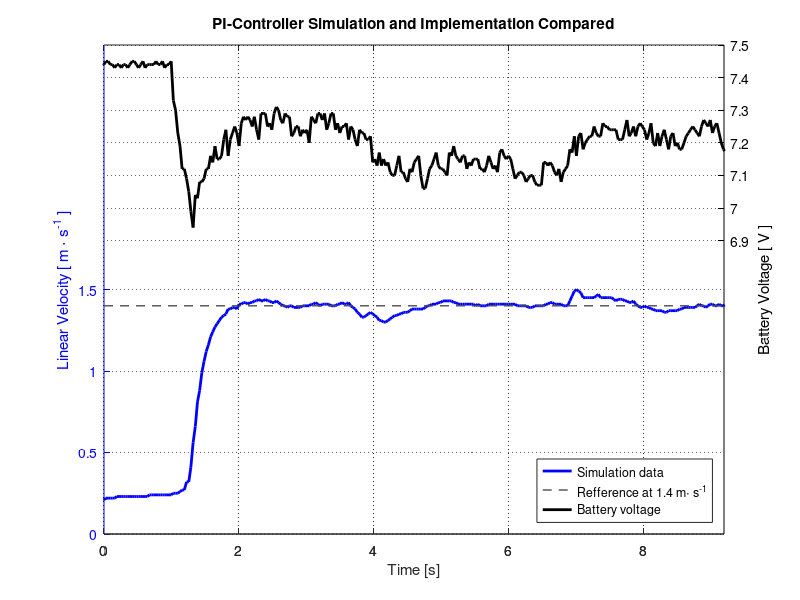

Recreate this plot in MATLAB.
clear all
close all;
clc;

%csvwrite('simulationPImultiStep.csv', ScopeData14);
%simData = csvread('simulationPImultiStep.csv', 0, 0);
%simData(:,1) = simData(:,1)-2

data = csvread('LOG00288.csv');

%data = csvread('LOG00217.csv');%, 0, 0); 18 to 22    use step 16
data(:,1) = (data(:,1)-4035)/1000;
%data1 = csvread('LOG00224.csv');%, 0, 0);
%data1(:,1) = (data1(:,1)-4035)/1000;
%data2 = csvread('LOG00225.csv');%, 0, 0);
%data2(:,1) = (data2(:,1)-4035)/1000;
%data3 = csvread('LOG00227.csv');%, 0, 0);
%data3(:,1) = (data3(:,1)-4035)/1000;

%data(:,3) = data(:,3);%-5.5;

%plot( simData(:,1), simData(:,2), 'r', 'LineWidth', 2);

[AX, vel, bat] = plotyy( data(:,1), data(:,2), data(:,1), data(:,3));
set(AX,'NextPlot','add')
%pAdd = plot(AX(2), data(:,1), data(:,4) );
%set(pAdd, 'Color', [0 0 0], 'LineWidth', 2 );
%pAdd = plot(AX(1), data(:,1), data(:,5) );
%set(pAdd, 'Color', [0 .5 0], 'LineWidth', 2 );

set(AX(1),'xlim',[0 9.2], 'ylim', [0 3], 'ycolor', [0 0 1]);
set(vel, 'Color', [0 0 1], 'LineWidth', 2);
set(AX(2),'xlim',[0 9.2], 'ylim', [6 7.5], 'ycolor', [0 0 0]);
set(bat, 'Color', [0 0 0], 'LineWidth', 2);
%hline = line([1.144 1.144], [0 3]);
%set(hline, 'Color', [.3 .3 .3], 'LineWidth', 1, 'LineStyle', '--');
hline = line([0 10], [1.4 1.4]);
set(hline, 'Color', [.3 .3 .3], 'LineWidth', 1, 'LineStyle', '--');

%%%%%plot( data(:,1), data(:,3), 'k', 'LineWidth', 2);
%scatter( data(:,1), data(:,2), 100, [0 .3 0], '.' );
legend('Simulation data', 'Refference at 1.4 m\cdot s^{-1}', 'Battery voltage', 'Location', 'southeast')

%plot( simData(:,1), simData(:,4), 'r', 'LineWidth', 2);
%plot( data1(:,1), data1(:,2), 'b', 'LineWidth', 2);
%scatter( data1(:,1), data1(:,2), 100, [0 .3 0], '.' );

%plot( simData(:,1), simData(:,6), 'r', 'LineWidth', 2);
%plot( data2(:,1), data2(:,2), 'b', 'LineWidth', 2);
%scatter( data2(:,1), data2(:,2), 100, [0 .3 0], '.' );

%plot( simData(:,1), simData(:,8), 'r', 'LineWidth', 2);
%plot( data3(:,1), data3(:,2), 'b', 'LineWidth', 2);
%scatter( data3(:,1), data3(:,2), 100, [0 .3 0], '.' );

%Title and axis labels added
title('PI-Controller Simulation and Implementation Compared')
xlabel('Time [s]')
ylabel(AX(1), 'Linear Velocity [ m \cdot s^{-1} ]')
ylabel(AX(2), 'Battery Voltage [ V ]')
%xlim([ 0 3 ]);

set(AX(1), 'Xgrid', 'on', 'Ygrid', 'on', 'ytick', [0 .5 1 1.5], 'GridLineStyle',':', 'GridColor', 'k', 'GridAlpha', .6)
set(AX(2), 'Xgrid', 'on', 'Ygrid', 'on', 'ytick', [6.9 7 7.1 7.2 7.3 7.4 7.5], 'GridLineStyle',':', 'GridColor', 'k', 'GridAlpha', .6)
